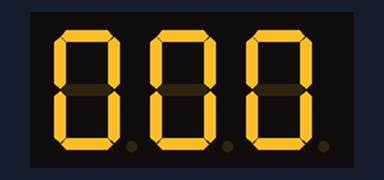
The sketch below on a simulated Arduino Uno, built with avr-gcc and run on an emulated ATmega328P. Parts: 3-digit seven-segment display. Wiring (inferred from the names in the program): 3-digit 7-segment display, segments lit when HIGH: segments pin 0, pin 1, pin 2, pin 3, pin 4, pin 5, pin 6; digit selects pin 10, pin 8, pin 9. The segment pins are drawn as the display they are named for.

Above: at 0.1 s.
At 4.1 s:
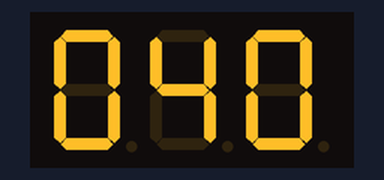
At 10.2 s:
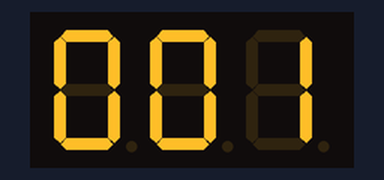
At 19.2 s:
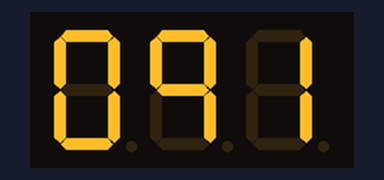
At 28.2 s:
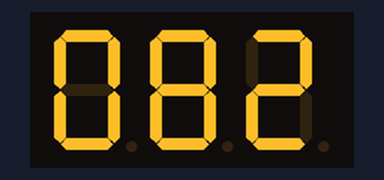
At 38.3 s:
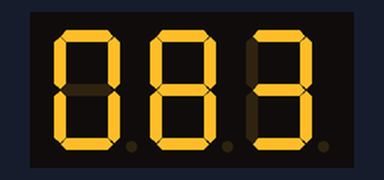

The sketch:

Multiplexacion3Displays7S.ino
```cpp
int retardo=10;       // tiempo que dura encendido cada 7 seg (10 mili segundos)
int var=0;            // Valor del digito que se va a desplegar por el 7 seg.

int unidad=0;         // cuenta las unidades (derecha)
int decena=0;         // cuenta las decenas (centro)
int centena=0;        // cuenta las centenas (izquierda)
int conmutador=0;     // multiplexacion de uno a otro 7 segmentos
int conmutador2=0;    // multiplexacion de uno a otro 7 segmentos
int conmutador3=0;    // multiplexacion de uno a otro 7 segmentos

int cont=0;           // contador de ciclos de espera para cambiar de numero

void setup() {
  pinMode(0, OUTPUT);  //seg a
  pinMode(1, OUTPUT);  //seg b
  pinMode(2, OUTPUT);  //seg c
  pinMode(3, OUTPUT);  //seg d
  pinMode(4, OUTPUT);  //seg e
  pinMode(5, OUTPUT);  //seg f
  pinMode(6, OUTPUT);  //seg g

  pinMode(8, OUTPUT);  // activa digito 1 derecha (unidad)
  pinMode(9, OUTPUT);  // activa digito 2 izquierda (decena)
  pinMode(10,OUTPUT);


}

void loop() {

 delay(retardo);               // tiempo que dura encendido cada 7seg antes de cambiar al otro

 cont++;                      // incrementa el contador de ciclos en Uno
 if (cont==100){              // cada cuanto tiempo (ciclos)cambia un numero
      cont=0;                 // inicializa el contador de ciclos
    unidad=unidad+1;          // incrementa la unidad, primer 7seg
    if (unidad >= 10){        // cuando la unidad llegue a 10 incrementa la decena
        decena=decena+1;      // incrementa la decena,  segundo 7seg
      unidad=0;               // regresa la unidad a cero
      if (decena>=6){        // cuando la decena llegue a 10 se inicializa a cero
        centena=centena+1;
      decena=0;
        if(centena>=10) {
      centena=0;
        }
      }
    }
 }

    //Proceso de multiplexacion entre cada display
    if(conmutador == 0){
      digitalWrite(8, 0);
      digitalWrite(9, 1);
      digitalWrite(10, 1);
      var=unidad;
      conmutador=1;


      }else{
        if(conmutador == 1){
      digitalWrite(8, 1);
      digitalWrite(9, 0);
      digitalWrite(10, 1);
      var=decena;
      conmutador=2;
        }else{
        digitalWrite(8, 1);
        digitalWrite(9, 1);
        digitalWrite(10, 0);
        var=centena;
        conmutador=0;
        }

      }


    switch (var) {
    case 1:                 //escribe en el 7seg el numero 1
      digitalWrite(0, 0);
      digitalWrite(1, 1);
      digitalWrite(2, 1);
      digitalWrite(3, 0);
      digitalWrite(4, 0);
      digitalWrite(5, 0);
      digitalWrite(6, 0);
     break;
    case 2:                //escribe en el 7seg el numero 2
      digitalWrite(0, 1);
      digitalWrite(1, 1);
      digitalWrite(2, 0);
      digitalWrite(3, 1);
      digitalWrite(4, 1);
      digitalWrite(5, 0);
      digitalWrite(6, 1);
     break;
    case 3:               //escribe en el 7seg el numero 3
       digitalWrite(0, 1);
       digitalWrite(1, 1);
       digitalWrite(2, 1);
       digitalWrite(3, 1);
       digitalWrite(4, 0);
       digitalWrite(5, 0);
       digitalWrite(6, 1);
      break;
    case 4:               //escribe en el 7seg el numero 4
      digitalWrite(0, 0);
      digitalWrite(1, 1);
      digitalWrite(2, 1);
      digitalWrite(3, 0);
      digitalWrite(4, 0);
      digitalWrite(5, 1);
      digitalWrite(6, 1);
     break;
    case 5:               //escribe en el 7seg el numero 5
      digitalWrite(0, 1);
      digitalWrite(1, 0);
      digitalWrite(2, 1);
      digitalWrite(3, 1);
      digitalWrite(4, 0);
      digitalWrite(5, 1);
      digitalWrite(6, 1);
     break;
    case 6:               //escribe en el 7seg el numero 6
      digitalWrite(0, 1);
      digitalWrite(1, 0);
      digitalWrite(2, 1);
      digitalWrite(3, 1);
      digitalWrite(4, 1);
      digitalWrite(5, 1);
      digitalWrite(6, 1);
     break;
    case 7:              //escribe en el 7seg el numero 7
      digitalWrite(0, 1);
      digitalWrite(1, 1);
      digitalWrite(2, 1);
      digitalWrite(3, 0);
      digitalWrite(4, 0);
      digitalWrite(5, 0);
      digitalWrite(6, 0);
     break;
    case 8:              //escribe en el 7seg el numero 8
      digitalWrite(0, 1);
      digitalWrite(1, 1);
      digitalWrite(2, 1);
      digitalWrite(3, 1);
      digitalWrite(4, 1);
      digitalWrite(5, 1);
      digitalWrite(6, 1);
      break;
    case 9:               //escribe en el 7seg el numero 9
      digitalWrite(0, 1);
      digitalWrite(1, 1);
      digitalWrite(2, 1);
      digitalWrite(3, 0);
      digitalWrite(4, 0);
      digitalWrite(5, 1);
      digitalWrite(6, 1);
     break;
    case 0:                //escribe en el 7seg el numero 0
       digitalWrite(0, 1);
       digitalWrite(1, 1);
       digitalWrite(2, 1);
       digitalWrite(3, 1);
       digitalWrite(4, 1);
       digitalWrite(5, 1);
       digitalWrite(6, 0);
      break;

    default:
       digitalWrite(0, 0);
       digitalWrite(1, 0);
       digitalWrite(2, 0);
       digitalWrite(3, 0);
       digitalWrite(4, 0);
       digitalWrite(5, 0);
       digitalWrite(6, 0);

  }

 }
```

Measured:
- what the display in image 0 shows lasts 1.0 s, from 0.1 s to 1.1 s
